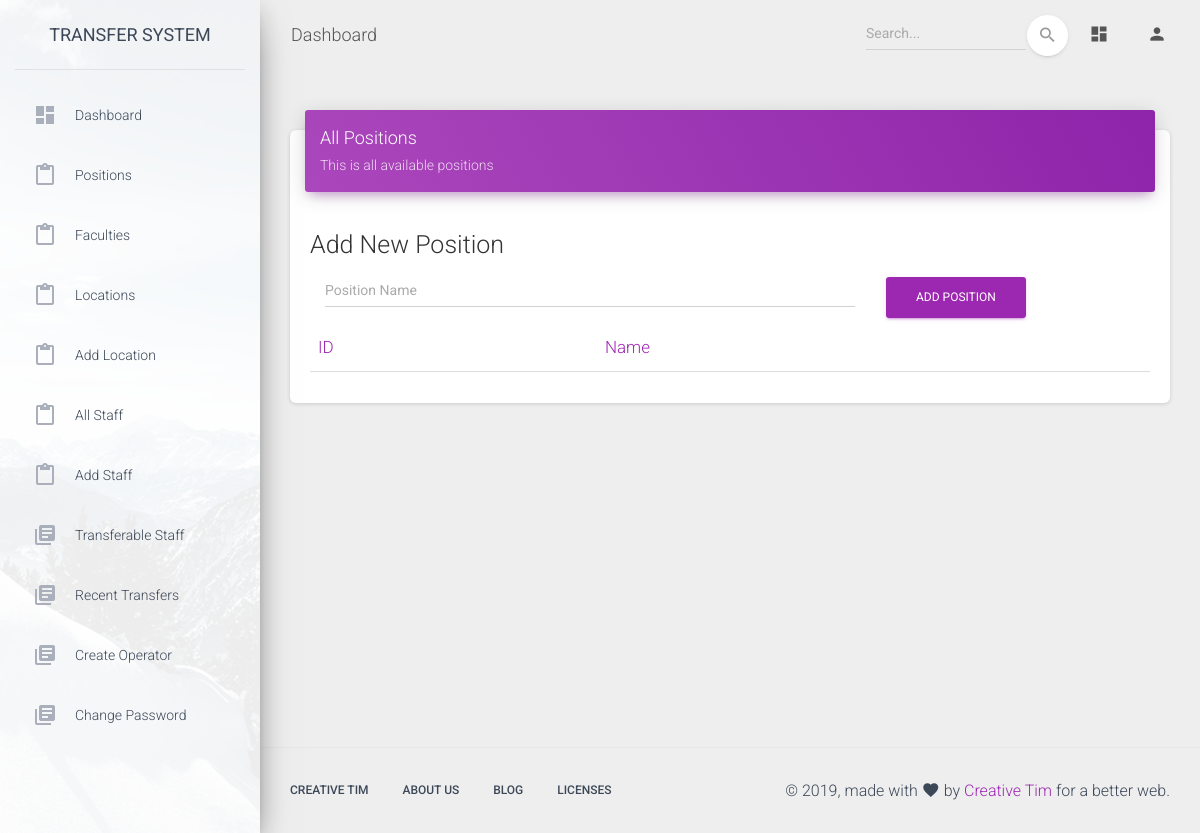
The app's page /admin/positions.php (signed in), older data.
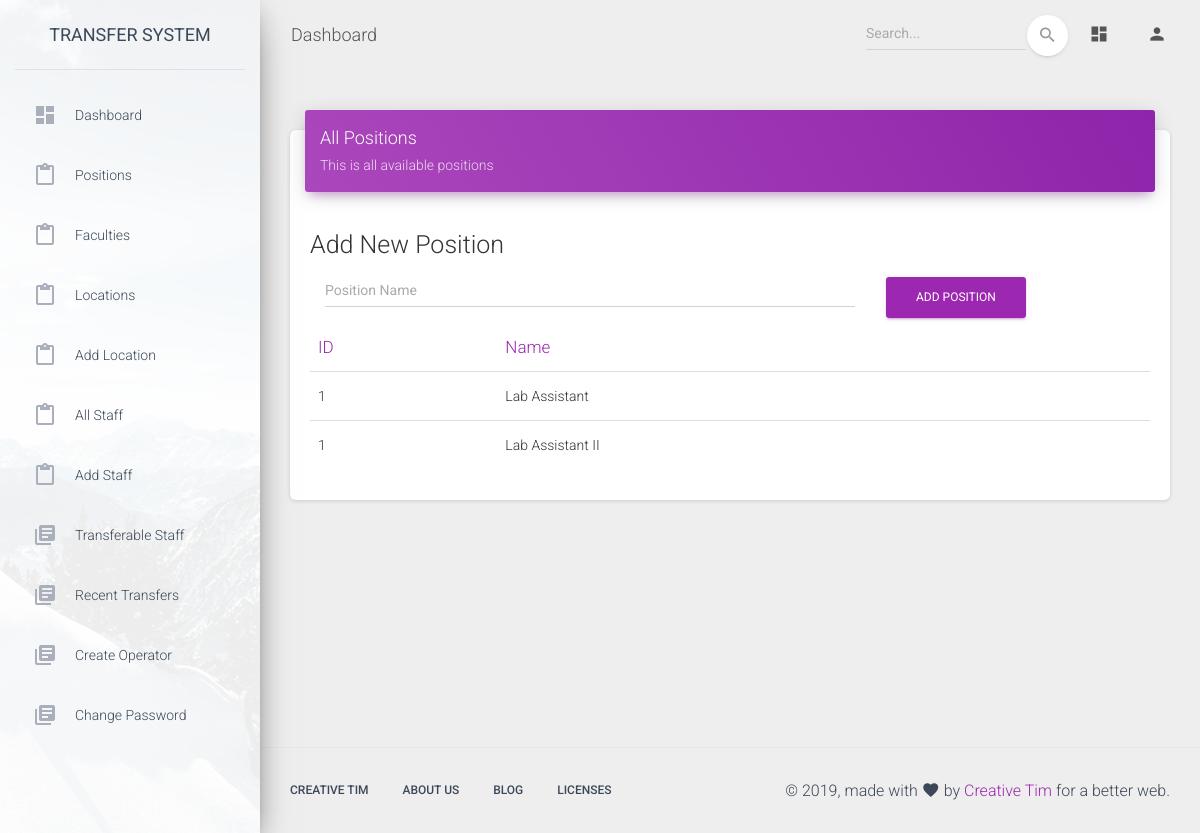
The same page, newer data.
### tables this page shows
CREATE TABLE `positions` (
  `id` int(11) NOT NULL,
  `position_id` varchar(255) NOT NULL,
  `name` varchar(255) NOT NULL,
  `created_at` datetime NOT NULL DEFAULT CURRENT_TIMESTAMP
);

### app/classes/Admin.php (called while the page is built, shortened)
<?php
class Admin extends Master
{
    public function get_all_positions()
    {
        $data = "*";
        $table= "positions";
        $res = $this->getAllData($data,$table);
        if(empty($res)){
            return [];
        }else{
            return $res;
        }
    }
}

### app/classes/Master.php (called while the page is built, shortened)
<?php
class Master
{
    protected $db;
    function __construct($db_conn){
        $this->db = $db_conn;
    }
    public function getAllData($data, $table, $where = '')
    {
        $settings_data=array();
        try {
            if ($data != '*') {
                $selections = implode(', ', $data);
            } else {
                $selections = '*';
            }
            $stmt = $this->db->prepare("SELECT {$selections} FROM `$table` " . $where . "");
            $stmt->execute();
            $settings_data = $stmt->fetchAll(PDO::FETCH_ASSOC);
            if ($stmt->rowCount() > 0) {
                return $settings_data;
            }
        } catch (PDOException $e) {
            return $settings_data;
        }
    }
}

### admin/positions.php (the view, shortened to what this page needs)
<?php
include '../app/init.php';
$admin = new Admin($db_conn);
$positions = $admin->get_all_positions();
?>
<!DOCTYPE html>
<html lang="en">
<head>
    <link rel="stylesheet" href="https://maxcdn.bootstrapcdn.com/font-awesome/latest/css/font-awesome.min.css">
    <link href="../assets/css/material-dashboard.css?v=2.1.1" rel="stylesheet" />
    <link href="../assets/demo/demo.css" rel="stylesheet" />
    <link rel="stylesheet" type="text/css" href="https://cdn.datatables.net/v/dt/dt-1.10.18/datatables.min.css"/>
</head>
<body class="">
<div class="wrapper ">
    <?php include 'includes/sidebar.php' ?>
    <div class="main-panel">
        <?php include 'includes/header.php' ?>
        <div class="content">
            <div class="container-fluid">
                <div class="row">
                    <div class="col-md-12">
                        <div class="card">
                            <div class="card-header card-header-primary">
                                <h4 class="card-title ">All Positions</h4>
                                <p class="card-category"> This is all available positions </p>
                            </div>
                            <div class="card-body">
                                <h3>Add New Position</h3>
                                <form action="" id="newPosition" class="row">
                                    <div class="form-gorup col-8">
                                        <input type="text" name="name" placeholder="Position Name" class="form-control">
                                    </div>
                                    <div class="col-3">
                                        <button type="submit" class="btn btn-primary">Add Position</button>
                                    </div>
                                </form>
                                <div class="table-responsive">
                                    <table class="table" id="staff">
                                        <thead class=" text-primary">
                                        <th>
                                            ID
                                        </th>
                                        <th>
                                            Name
                                        </th>
                                        </thead>
                                        <tbody>
                                        <?php
                                        if(!empty($positions) && count($positions) > 0){
                                            foreach ($positions as $position){
                                                ?>
                                                <tr>
                                                    <td>
                                                        1
                                                    </td>
                                                    <td>
                                                        <?php if(isset($position['name'])) echo $position['name'] ?>
                                                    </td>
                                                </tr>
                                            <?php   }
                                        } ?>
                                        </tbody>
                                    </table>
                                </div>
                            </div>
                        </div>
                    </div>
                </div>
            </div>
        </div>
        <?php include 'includes/footer.php' ?>
    </div>
</div>
</body>
</html>

Row changes from the older to the newer data that the page shows:
added positions: name "Lab Assistant"
added positions: name "Lab Assistant II"
